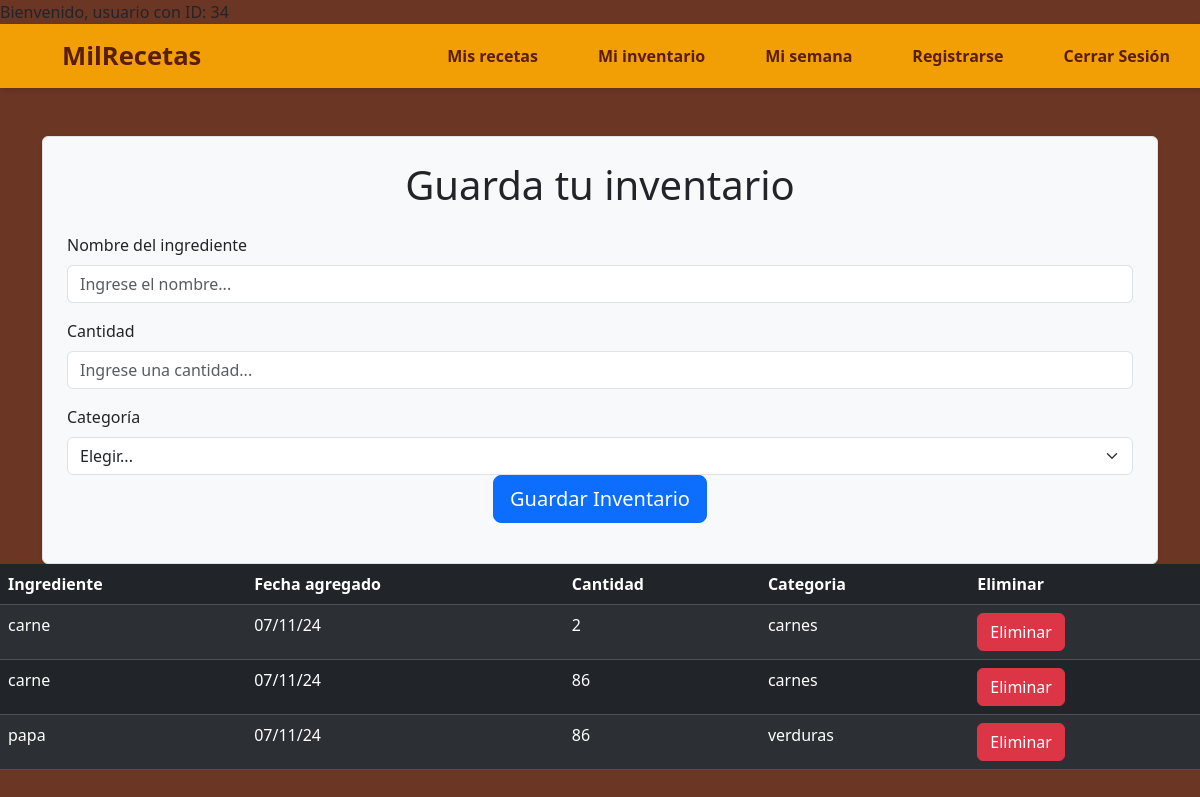
Screenshot of /TP_apps_interactivas-slozano88-rama-2/mi_inventario.php (signed in) with the database file from the repository.
### tables this page shows
CREATE TABLE `ingredientes` (
  `id_usuario` int(20) NOT NULL,
  `nombre_ingrediente` varchar(45) NOT NULL,
  `fecha_agregado` varchar(10) NOT NULL,
  `cantidad` int(60) NOT NULL,
  `id_ingrediente` int(20) NOT NULL,
  `categoria` varchar(30) NOT NULL
);

### TP_apps_interactivas-slozano88-rama-2/mi_inventario.php (the view, shortened to what this page needs)
<!DOCTYPE html>
<html lang="es">
<head>
    <link href="https://cdn.jsdelivr.net/npm/bootstrap@5.3.3/dist/css/bootstrap.min.css" rel="stylesheet">
    <link rel="stylesheet" href="estilo_inventario.css">
    <link rel="stylesheet" href="//cdn.datatables.net/2.1.8/css/dataTables.dataTables.min.css">
</head>
<body>
    <?php
    include("conexion_db.php");
    if (!isset($_SESSION['id'])) {
        echo "Inicia sesion";
    } else {
        echo "Bienvenido, usuario con ID: " . $_SESSION['id'];
    }
    $id_usuario = $_SESSION['id'];
    ?>
    <header>
        <nav>
            <ul>
                <li class="marca"><a href="Index.php">MilRecetas</a></li>
                <li class="hideOnMobile"><a href="mis_recetas.php">Mis recetas</a></li>
                <li class="hideOnMobile"><a href="mi_inventario.php">Mi inventario</a></li>
                <li class="hideOnMobile"><a href="#">Mi semana</a></li>
                <li class="hideOnMobile"><a href="registro.php">Registrarse</a></li>
                <?php
                if (isset($_SESSION['id'])) {
                    echo '<li class="hideOnMobile"><a href="logout.php">Cerrar Sesión</a></li>';
                } else {
                    echo '<li><a href="f_login.php">Iniciar sesión</a></li>';
                }
                ?>
            </ul>
        </nav>
    </header>
    <div class="container mt-5">
        <div class="f_inventario">
            <form action="guardar_inv.php" method="POST" class="p-4 border rounded shadow-sm bg-light">
                <h1 class="text-center mb-4">Guarda tu inventario</h1>
                <div class="mb-3">
                    <label for="ingrediente" class="form-label">Nombre del ingrediente</label>
                    <input type="text" class="form-control" name="ingrediente" id="ingrediente" placeholder="Ingrese el nombre..." required="required">
                </div>
                <div class="mb-3">
                    <label for="cantidad" class="form-label">Cantidad</label>
                    <input type="text" class="form-control" name="cantidad" id="cantidad" placeholder="Ingrese una cantidad..." required="required">
                </div>
                <div class="mb-3">
                    <label for="categoria" class="form-label">Categoría</label>
                    <select class="form-select" name="categoria" id="categoria" required>
                        <option selected>Elegir...</option>
                    </select>
                    <div class="d-flex justify-content-center">
                        <button type="submit" name="cargar" class="btn btn-primary btn-lg">Guardar Inventario</button>
                    </div>
                </div>
            </form>
        </div>
    </div>
    <table id="tabla" class="table table-dark table-striped">
        <thead>
            <tr>
                <th>Ingrediente</th>
                <th>Fecha agregado</th>
                <th>Cantidad</th>
                <th>Categoria</th>
                <th>Eliminar</th>
            </tr>
        </thead>
        <tbody>
            <?php
            $query = "SELECT * FROM ingredientes INNER JOIN datos_usuarios on ingredientes.id_usuario = datos_usuarios.id WHERE ingredientes.id_usuario = '$id_usuario'";
            $resultado = mysqli_query($conex, $query);
            while ($row = mysqli_fetch_array($resultado)) { ?>
                <tr>
                    <td><?php echo $row['nombre_ingrediente']; ?></td>
                    <td><?php echo $row['fecha_agregado']; ?></td>
                    <td><?php echo $row['cantidad']; ?></td>
                    <td><?php echo $row['categoria']; ?></td>
                    <td><a class="btn btn-danger" href="eliminar.php?id_ingrediente=<?php echo $row['id_ingrediente']; ?>">Eliminar</a></td>
                </tr>
            <?php } ?>
        </tbody>
    </table>
</body>
</html>

### TP_apps_interactivas-slozano88-rama-2/estilo_inventario.css (style rules this page uses)
* { margin: 0; padding: 0; }
body { min-height: 100vh; font-family: 'Segoe UI', Tahoma, Geneva, Verdana, sans-serif; background-color: #591e08e3; }
nav { background-color: #F29F05; box-shadow: 3px 3px 5px rgba(0, 0, 0, 0.1); }
nav ul { width: 100%; list-style: none; display: flex; justify-content: flex-end; align-items: center; }
nav li { height: 8vh; }
nav a { height: 100%; padding: 0 30px; text-decoration: none; display: flex; align-items: center; color: #591E08; font-weight: 700; }
.marca { font-size: 1.6em; margin-left: 0; }
nav li:first-child { margin-right: auto; }

### rows the page displays
ingredientes: nombre_ingrediente "carne", fecha_agregado "07/11/24", cantidad "2", categoria "carnes"
ingredientes: nombre_ingrediente "carne", fecha_agregado "07/11/24", cantidad "86", categoria "carnes"
ingredientes: nombre_ingrediente "papa", fecha_agregado "07/11/24", cantidad "86", categoria "verduras"

### other values shown
$_SESSION['id'] "34"
